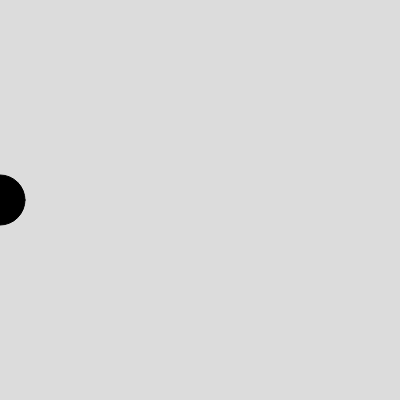
Frame 1 (no input)
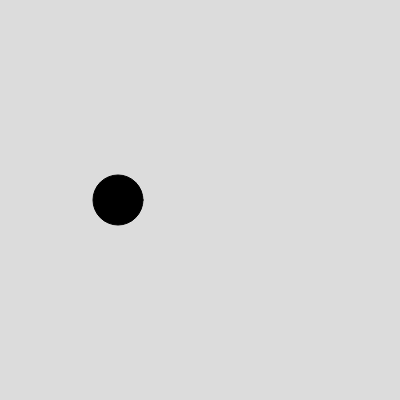
Frame 60 (no input)
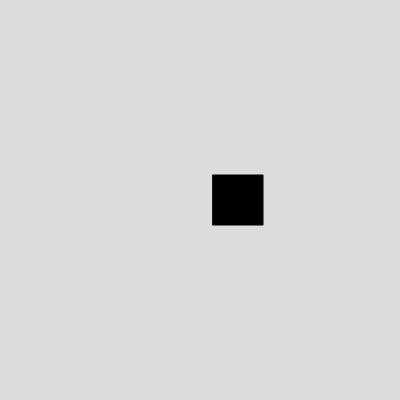
Frame 120 (the mouse pressed at the canvas centre since frame 60)

The p5.js sketch that drew these frames (run headless with seeded random() and noise() and a simulated clock; from frame 60 on, the mouse is pressed at the canvas centre):

// p5.js sketch
// ── sketch.js
// DM2008 — Activity 2a [Guided]
// Mode Switch (20 min)
//
// Keys 1, 2, 3 switch between modes — each one changes the background color.
// Try extending each mode to also change the fill, size, or speed of the ellipse.
// Keep it simple: one clear change per mode that's easy to see on screen.
//
// Stretch: add a 4th mode, or make the ellipse change shape between modes.

// DM2008 — Activity 2a [Guided]
// Mode Switch (20 min)
//
// Keys 1, 2, 3 switch between modes — each one changes the background color.
// Try extending each mode to also change the fill, size, or speed of the ellipse.
// Keep it simple: one clear change per mode that's easy to see on screen.
//
// Stretch: add a 4th mode, or make the ellipse change shape between modes.

let x = 0;       // ellipse x-position
let size = 50;   // ellipse size
let speed = 2;   // how far the ellipse moves each frame
let bgColor;     // background color, changed by key presses
let ballColor;   // ellipse color, changed by key presses

function setup() {
  createCanvas(400, 400);
  bgColor = color(220);
  ballColor = color(0);
}

function draw() {
  background(bgColor);
  fill(ballColor);

  if (mouseIsPressed) {
    rectMode(CENTER);
    rect(x, height / 2, size);
  } else {
    ellipse(x, height / 2, size);
  }

  // Move the shape
  x += speed;

  // Wrap around when it exits the right edge
  if (x > width + size / 2) {
    x = 0;
  }
}

// Keys 1, 2, 3 set the speed mode
function keyPressed() {
  switch (key) {
    case "1":
      bgColor = color(200, 100, 100);
      ballColor = color(255);
      speed = 1;
      break;
    case "2":
      bgColor = color(100, 200, 100);
      ballColor = color(255, 255, 0);
      speed = 4;
      break;
    case "3":
      bgColor = color(100, 100, 200);
      ballColor = color(255, 150, 0);
      speed = 8;
      break;
    default:
      bgColor = color(220); // grey
      ballColor = color(0);
      speed = 2;
  }
}
